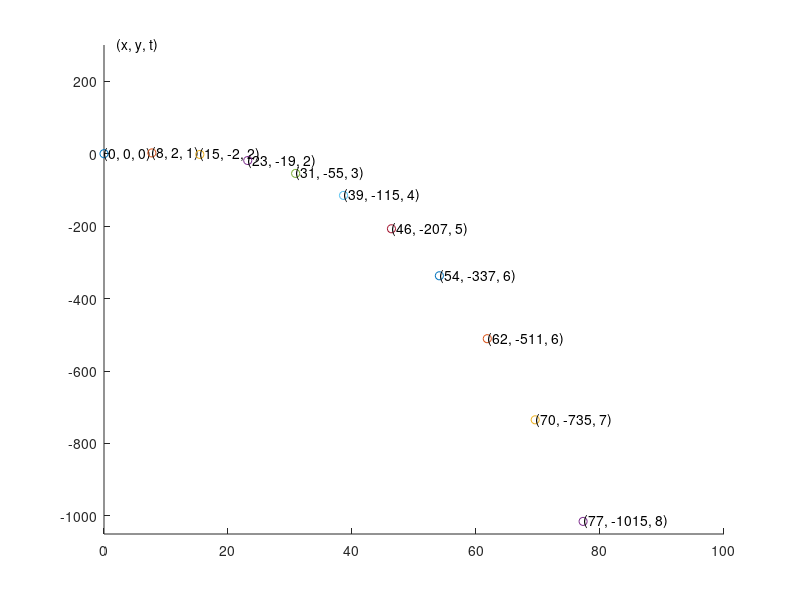

Write the MATLAB code that produced this figure.
% Decaligo Consilideon Project 0:
% Ini. Trial 0B
% Written by Ian T. Draney

% Initialize:
v_0 = 10 %(m/s)
x_0 = 0 %(m)
y_0 = 0 %(m)
t = 0   %(s)
theta_0 = 15*(pi/180)
theta = theta_0

% Properties
g = 9.81    %(m/s^2)
m = 1       %(kg)
dt = 0.8    %(s)
flag = 8/dt;

% Define Trajectory
a = [0
    -g]
v = [(v_0*cos(theta_0))
    (v_0*sin(theta_0)-g*t)]
r = [x_0
    y_0]

% Graph Setup
posLabelForm = sprintf("(x, y, t)");
text(2,300,posLabelForm)
hold on;                    % Hold plot, do not reset plot, add to current fig instead

% Update vector functions v, r per step of time, a is const.
for i = t:flag              % Loop once every dt
    plot(r(1),r(2), 'o')    % Plot r

    % Label plotted position and graph
    posLabel = sprintf("(%.0f, %.0f, %.0f)",r(1),r(2),t);
    text(r(1),r(2),posLabel)

    axis([0 100 -1050 300]);  % Disable auto axis scaling
    drawnow;                % Force draw
    t += dt                 % Update current time
    r = [r(1) + (v(1)*dt)   % Update position
        r(2) + (v(2)*dt)]
    v = [v(1)               % Update velocity
        v(2)-g*t]
endfor
